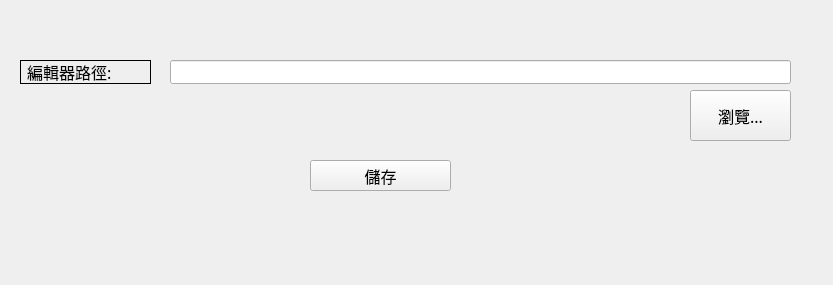
<?xml version="1.0" encoding="UTF-8"?>
<ui version="4.0">
 <class>MainWindow</class>
 <widget class="QMainWindow" name="MainWindow">
  <property name="geometry">
   <rect>
    <x>0</x>
    <y>0</y>
    <width>833</width>
    <height>285</height>
   </rect>
  </property>
  <property name="windowTitle">
   <string>MainWindow</string>
  </property>
  <widget class="QWidget" name="centralwidget">
   <widget class="QLineEdit" name="editor">
    <property name="geometry">
     <rect>
      <x>170</x>
      <y>60</y>
      <width>621</width>
      <height>24</height>
     </rect>
    </property>
    <property name="font">
     <font>
      <family>新細明體</family>
      <pointsize>12</pointsize>
     </font>
    </property>
    <property name="text">
     <string/>
    </property>
   </widget>
   <widget class="QLabel" name="label_2">
    <property name="geometry">
     <rect>
      <x>20</x>
      <y>60</y>
      <width>131</width>
      <height>24</height>
     </rect>
    </property>
    <property name="font">
     <font>
      <family>新細明體</family>
      <pointsize>12</pointsize>
     </font>
    </property>
    <property name="contextMenuPolicy">
     <enum>Qt::PreventContextMenu</enum>
    </property>
    <property name="styleSheet">
     <string notr="true">QLabel {
    border: 1px solid black; /* 邊框粗細與顏色 */
    padding: 2px;           /* 內邊距 */
}</string>
    </property>
    <property name="text">
     <string>編輯器路徑:</string>
    </property>
    <property name="scaledContents">
     <bool>false</bool>
    </property>
   </widget>
   <widget class="QPushButton" name="save">
    <property name="geometry">
     <rect>
      <x>310</x>
      <y>160</y>
      <width>141</width>
      <height>31</height>
     </rect>
    </property>
    <property name="font">
     <font>
      <family>新細明體</family>
      <pointsize>12</pointsize>
     </font>
    </property>
    <property name="text">
     <string>儲存</string>
    </property>
   </widget>
   <widget class="QPushButton" name="browse_editor">
    <property name="geometry">
     <rect>
      <x>690</x>
      <y>90</y>
      <width>101</width>
      <height>51</height>
     </rect>
    </property>
    <property name="font">
     <font>
      <family>新細明體</family>
      <pointsize>12</pointsize>
     </font>
    </property>
    <property name="text">
     <string>瀏覽...</string>
    </property>
   </widget>
  </widget>
  <widget class="QMenuBar" name="menubar">
   <property name="geometry">
    <rect>
     <x>0</x>
     <y>0</y>
     <width>833</width>
     <height>25</height>
    </rect>
   </property>
  </widget>
 </widget>
 <tabstops>
  <tabstop>editor</tabstop>
 </tabstops>
 <resources/>
 <connections/>
</ui>
